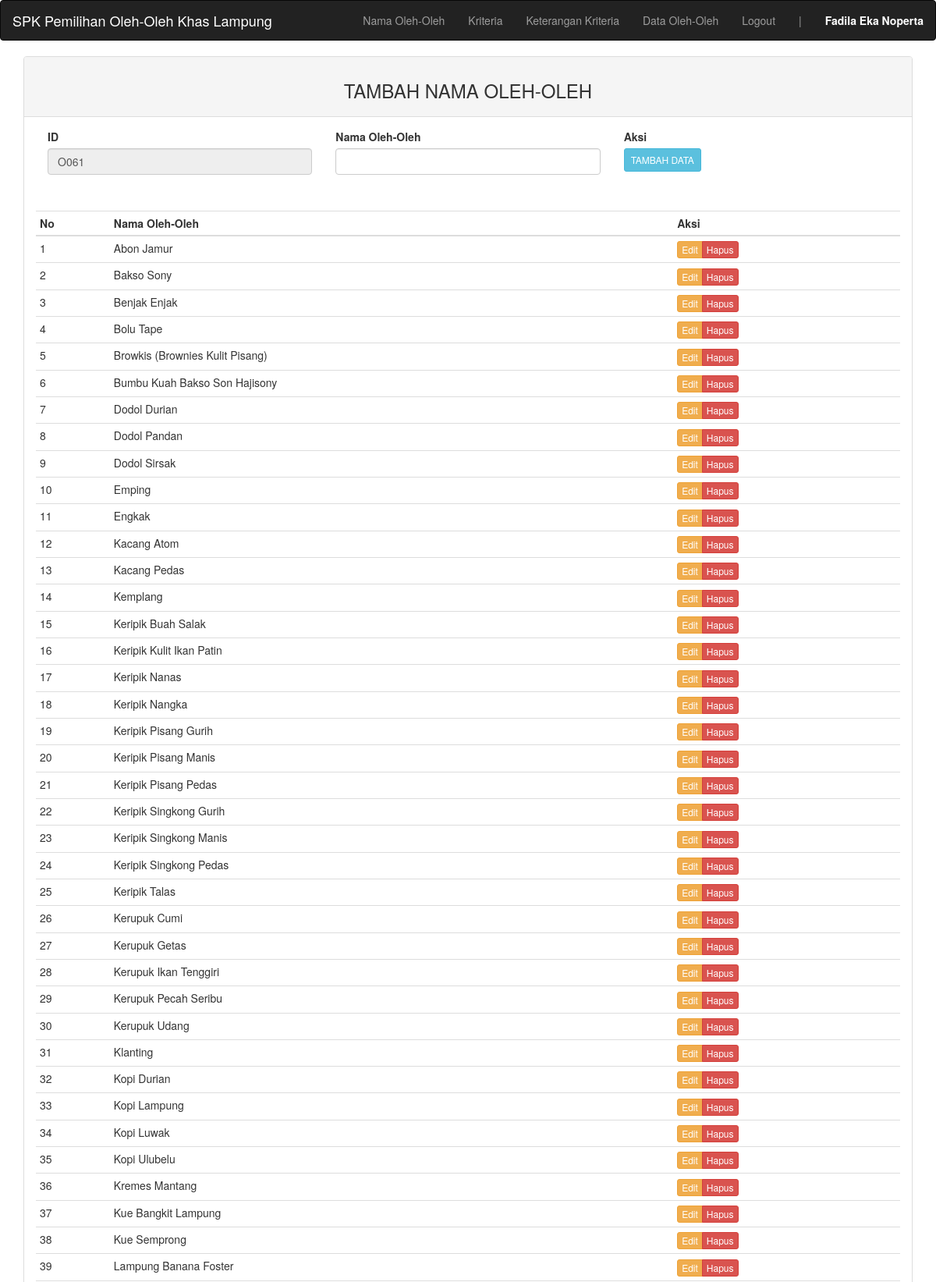
Screenshot of /admin.php (signed in, upper part) with the database file from the repository.
### tables this page shows
CREATE TABLE `data_oleh` (
  `id_oleh_oleh` varchar(4) NOT NULL,
  `nama_alternatif` varchar(100) NOT NULL
);

### config.php (called while the page is built, shortened)
<?php
if (!$db = new Mysqli("localhost", "root", "", "spk_pemilihan_oleh_oleh_lampung")) {
  echo "<h3>ERROR: Koneksi database gagal!</h3>";
}
$query = "SELECT max(id_oleh_oleh) as max_id FROM data_oleh";
$hasil = mysqli_query($db, $query);
$data  = mysqli_fetch_array($hasil);
$kode_data_oleh = $data['max_id'];
$noUrut = (int) substr($kode_data_oleh, 1, 3);
$noUrut++;
$char = "O";
$current_idO = $char . sprintf("%03s", $noUrut);

### admin/data_oleh.php (the view, shortened to what this page needs)
<?php
$update = (isset($_GET['action']) AND $_GET['action'] == 'update') ? true : false;
?>
<div class="container">
<div class="row">
	<div class="col-md-12">
	    <div class="panel panel-default">
	        <div class="panel-heading"><h3 class="text-center"><?= ($update) ? "EDIT NAMA OLEH-OLEH" : "TAMBAH NAMA OLEH-OLEH" ?></h3></div>
	        <div class="panel-body">
	            <table class="table table-condensed">
				<form action="" method="POST">
				<div class="col-md-4">
				<div class="form-group">
	                    <label for="id_oleh_oleh">ID</label>
	                    <input type="text" name="id_oleh_oleh" class="form-control"
                         <?= (!$update) ?: 'value="'.$row["id_oleh_oleh"].'"' ?> value="<?= $current_idO?>" readonly>
	                </div>
				</div>
				<div class="col-md-4">
	                <div class="form-group">
	                    <label for="nama_alternatif">Nama Oleh-Oleh</label>
	                    <input type="text" name="nama_alternatif" class="form-control" <?= (!$update) ?: 'value="'.$row["nama_alternatif"].'"' ?> required>
	                </div>
				</div>
				<div class="col-md-4">
				<label>Aksi</label><br>
					<button type="submit" name="tambah" class="btn btn-<?= ($update) ? "warning" : "info" ?> btn-xs btn-custom"><?= ($update) ? "UPDATE DATA" : "TAMBAH DATA" ?></button>
				</div>
				<div class="space"><h1>Space</h1></div>
	            </form>
	                <thead>
	                    <tr>
	                        <th>No</th>
	                        <th>Nama Oleh-Oleh</th>
	                        <th>Aksi</th>
	                    </tr>
	                </thead>
	                <tbody>
					<?php
						$query = $db->query("SELECT * FROM data_oleh");
						$no = 1;
						foreach ($query as $row):
							echo '<tr>';
							echo '<td>'.$no++.'</td>';
							echo '<td>'.$row['nama_alternatif'].'</td>';
							echo '<td>';
                                echo '<div class="btn-group">';
                                    echo '<a href="?admin=data_oleh&action=update&key='.$row['nama_alternatif'].'" class="btn btn-warning btn-xs">Edit</a>';
									echo '<a href="?admin=data_oleh&action=delete&key='.$row['nama_alternatif'].'" class="btn btn-danger btn-xs">Hapus</a>';
                                echo '</div>';
                            echo '</td>';
						endforeach;
						?>
	                </tbody>
	            </table>
	        </div>
	    </div>
	</div>
</div>

### admin.php (style rules this page uses)
body { overflow-x: hidden; }

### admin/data_oleh.php (style rules this page uses)
.space { color: white; }
.btn-custom { padding: 5px 8px 5px 8px; }

### rows the page displays
data_oleh: nama_alternatif "Abon Jamur"
data_oleh: nama_alternatif "Bakso Sony"
data_oleh: nama_alternatif "Benjak Enjak"
data_oleh: nama_alternatif "Bolu Tape"
data_oleh: nama_alternatif "Browkis (Brownies Kulit Pisang)"
data_oleh: nama_alternatif "Bumbu Kuah Bakso Son Hajisony"
data_oleh: nama_alternatif "Dodol Durian"
data_oleh: nama_alternatif "Dodol Pandan"
data_oleh: nama_alternatif "Dodol Sirsak"
data_oleh: nama_alternatif "Emping"
data_oleh: nama_alternatif "Engkak"
data_oleh: nama_alternatif "Kacang Atom"
data_oleh: nama_alternatif "Kacang Pedas"
data_oleh: nama_alternatif "Kemplang"
data_oleh: nama_alternatif "Keripik Buah Salak"
data_oleh: nama_alternatif "Keripik Kulit Ikan Patin"
data_oleh: nama_alternatif "Keripik Nanas"
data_oleh: nama_alternatif "Keripik Nangka"
data_oleh: nama_alternatif "Keripik Pisang Gurih"
data_oleh: nama_alternatif "Keripik Pisang Manis"
data_oleh: nama_alternatif "Keripik Pisang Pedas"
data_oleh: nama_alternatif "Keripik Singkong Gurih"
data_oleh: nama_alternatif "Keripik Singkong Manis"
data_oleh: nama_alternatif "Keripik Singkong Pedas"
data_oleh: nama_alternatif "Keripik Talas"
data_oleh: nama_alternatif "Kerupuk Cumi"
data_oleh: nama_alternatif "Kerupuk Getas"
data_oleh: nama_alternatif "Kerupuk Ikan Tenggiri"
data_oleh: nama_alternatif "Kerupuk Pecah Seribu"
data_oleh: nama_alternatif "Kerupuk Udang"
data_oleh: nama_alternatif "Klanting"
data_oleh: nama_alternatif "Kopi Durian"
data_oleh: nama_alternatif "Kopi Lampung"
data_oleh: nama_alternatif "Kopi Luwak"
data_oleh: nama_alternatif "Kopi Ulubelu"
data_oleh: nama_alternatif "Kremes Mantang"
data_oleh: nama_alternatif "Kue Bangkit Lampung"
data_oleh: nama_alternatif "Kue Semprong"
data_oleh: nama_alternatif "Lampung Banana Foster"

### other values shown
$_SESSION["us"] "Fadila Eka Noperta"
